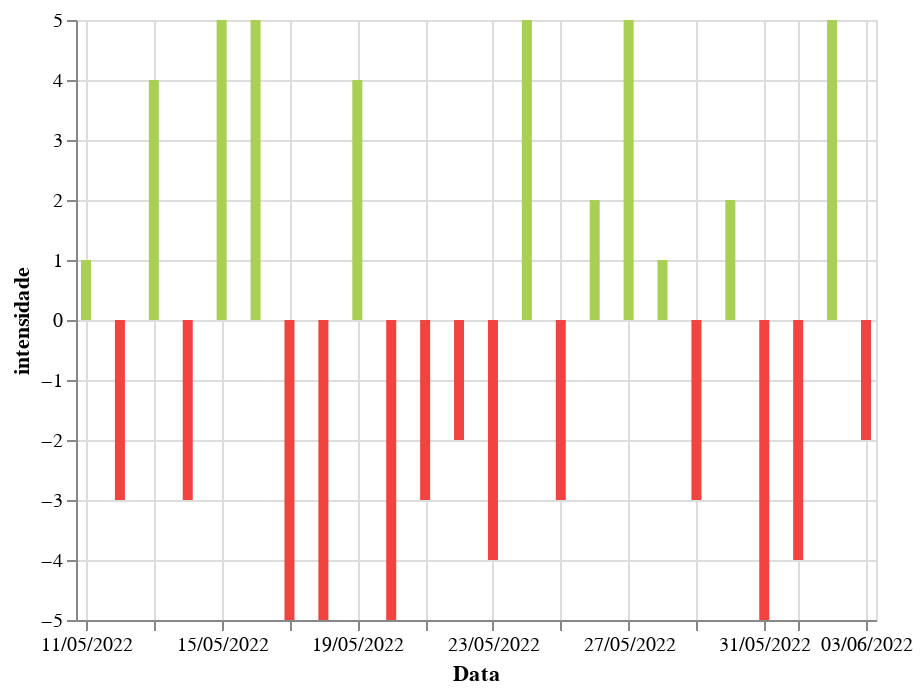

Notebook code for this chart:
### Code cell
alt.Chart(grafico_linhas.groupby(['data']).mean().reset_index()).mark_bar().encode(
    alt.X('data:T', title='Data', axis=alt.Axis(format='%d/%m/%Y')),
    alt.Y('intensidade:Q'),
    color=alt.condition(
        alt.datum.intensidade > 0,
        alt.value('#A9CF54'),
        alt.value('#F1433F')
    )
)

### Figure 1 — Vega-Lite specification as saved in the notebook (floating-point values rounded to 4 significant figures)
{"config": {"view": {"continuousWidth": 400, "continuousHeight": 300}}, "data": {"name": "data-8d098579804ea62cf5b895b0c5691934"}, "mark": "bar", "encoding": {"color": {"condition": {"value": "#A9CF54", "test": "(datum.intensidade > 0)"}, "value": "#F1433F"}, "x": {"axis": {"format": "%d/%m/%Y"}, "field": "data", "title": "Data", "type": "temporal"}, "y": {"field": "intensidade", "type": "quantitative"}}, "$schema": "https://vega.github.io/schema/vega-lite/v4.17.0.json", "datasets": {"data-8d098579804ea62cf5b895b0c5691934": [{"data": "2022-05-11T00:00:00", "id_avaliacao": 1.0, "intensidade": 1.0, "id_disciplina": 1.0, "id_professor": 3.0, "id_assunto": 1.0, "id_turma": 1.0, "periodo": 8.0}, {"data": "2022-05-12T00:00:00", "id_avaliacao": 2.0, "intensidade": -3.0, "id_disciplina": 1.0, "id_professor": 3.0, "id_assunto": 1.0, "id_turma": 1.0, "periodo": 8.0}, {"data": "2022-05-13T00:00:00", "id_avaliacao": 3.0, "intensidade": 4.0, "id_disciplina": 1.0, "id_professor": 3.0, "id_assunto": 1.0, "id_turma": 1.0, "periodo": 8.0}, {"data": "2022-05-14T00:00:00", "id_avaliacao": 4.0, "intensidade": -3.0, "id_disciplina": 1.0, "id_professor": 3.0, "id_assunto": 1.0, "id_turma": 1.0, "periodo": 8.0}, {"data": "2022-05-15T00:00:00", "id_avaliacao": 5.0, "intensidade": 5.0, "id_disciplina": 1.0, "id_professor": 3.0, "id_assunto": 1.0, "id_turma": 1.0, "periodo": 8.0}, {"data": "2022-05-16T00:00:00", "id_avaliacao": 6.0, "intensidade": 5.0, "id_disciplina": 1.0, "id_professor": 3.0, "id_assunto": 1.0, "id_turma": 1.0, "periodo": 8.0}, {"data": "2022-05-17T00:00:00", "id_avaliacao": 7.0, "intensidade": -5.0, "id_disciplina": 1.0, "id_professor": 3.0, "id_assunto": 1.0, "id_turma": 1.0, "periodo": 8.0}, {"data": "2022-05-18T00:00:00", "id_avaliacao": 8.0, "intensidade": -5.0, "id_disciplina": 1.0, "id_professor": 3.0, "id_assunto": 1.0, "id_turma": 1.0, "periodo": 8.0}, {"data": "2022-05-19T00:00:00", "id_avaliacao": 9.0, "intensidade": 4.0, "id_disciplina": 1.0, "id_professor": 3.0, "id_assunto": 1.0, "id_turma": 1.0, "periodo": 8.0}, {"data": "2022-05-20T00:00:00", "id_avaliacao": 10.0, "intensidade": -5.0, "id_disciplina": 1.0, "id_professor": 3.0, "id_assunto": 1.0, "id_turma": 1.0, "periodo": 8.0}, {"data": "2022-05-21T00:00:00", "id_avaliacao": 11.0, "intensidade": -3.0, "id_disciplina": 1.0, "id_professor": 3.0, "id_assunto": 1.0, "id_turma": 1.0, "periodo": 8.0}, {"data": "2022-05-22T00:00:00", "id_avaliacao": 12.0, "intensidade": -2.0, "id_disciplina": 1.0, "id_professor": 3.0, "id_assunto": 1.0, "id_turma": 1.0, "periodo": 8.0}, {"data": "2022-05-23T00:00:00", "id_avaliacao": 13.0, "intensidade": -4.0, "id_disciplina": 1.0, "id_professor": 3.0, "id_assunto": 1.0, "id_turma": 1.0, "periodo": 8.0}, {"data": "2022-05-24T00:00:00", "id_avaliacao": 14.0, "intensidade": 5.0, "id_disciplina": 1.0, "id_professor": 3.0, "id_assunto": 1.0, "id_turma": 1.0, "periodo": 8.0}, {"data": "2022-05-25T00:00:00", "id_avaliacao": 15.0, "intensidade": -3.0, "id_disciplina": 1.0, "id_professor": 3.0, "id_assunto": 1.0, "id_turma": 1.0, "periodo": 8.0}, {"data": "2022-05-26T00:00:00", "id_avaliacao": 16.0, "intensidade": 2.0, "id_disciplina": 1.0, "id_professor": 3.0, "id_assunto": 1.0, "id_turma": 1.0, "periodo": 8.0}, {"data": "2022-05-27T00:00:00", "id_avaliacao": 17.0, "intensidade": 5.0, "id_disciplina": 1.0, "id_professor": 3.0, "id_assunto": 1.0, "id_turma": 1.0, "periodo": 8.0}, {"data": "2022-05-28T00:00:00", "id_avaliacao": 18.0, "intensidade": 1.0, "id_disciplina": 1.0, "id_professor": 3.0, "id_assunto": 1.0, "id_turma": 1.0, "periodo": 8.0}, {"data": "2022-05-29T00:00:00", "id_avaliacao": 19.0, "intensidade": -3.0, "id_disciplina": 1.0, "id_professor": 3.0, "id_assunto": 1.0, "id_turma": 1.0, "periodo": 8.0}, {"data": "2022-05-30T00:00:00", "id_avaliacao": 20.0, "intensidade": 2.0, "id_disciplina": 1.0, "id_professor": 3.0, "id_assunto": 1.0, "id_turma": 1.0, "periodo": 8.0}, {"data": "2022-05-31T00:00:00", "id_avaliacao": 21.0, "intensidade": -5.0, "id_disciplina": 1.0, "id_professor": 3.0, "id_assunto": 1.0, "id_turma": 1.0, "periodo": 8.0}, {"data": "2022-06-01T00:00:00", "id_avaliacao": 22.0, "intensidade": -4.0, "id_disciplina": 1.0, "id_professor": 3.0, "id_assunto": 1.0, "id_turma": 1.0, "periodo": 8.0}, {"data": "2022-06-02T00:00:00", "id_avaliacao": 23.0, "intensidade": 5.0, "id_disciplina": 1.0, "id_professor": 3.0, "id_assunto": 1.0, "id_turma": 1.0, "periodo": 8.0}, {"data": "2022-06-03T00:00:00", "id_avaliacao": 24.0, "intensidade": -2.0, "id_disciplina": 1.0, "id_professor": 3.0, "id_assunto": 1.0, "id_turma": 1.0, "periodo": 8.0}]}}
